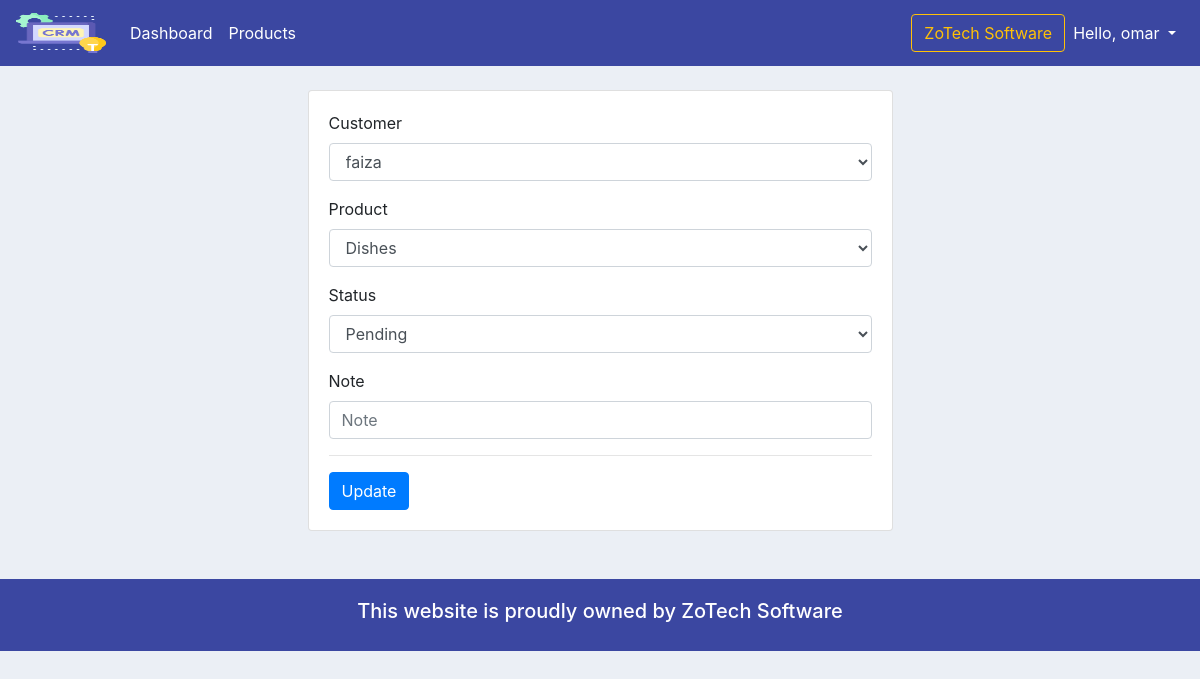
/update_order/8/ (signed in), run on the app's committed database.
### accounts/models.py (models this page shows, shortened)
class Order(models.Model):
    STATUS = (
        ('Pending', 'Pending'),
        ('Out for delivery', 'Out for delivery'),
        ('Delivered', 'Delivered'),
    )
    customer = models.ForeignKey(Customer, null=True, on_delete=models.SET_NULL) # one to many relationships
    product = models.ForeignKey(Product, null=True, on_delete=models.SET_NULL) # one to many relationships
    date_created = models.DateTimeField(auto_now_add=True, null=True)
    status = models.CharField(max_length=200, null=True, choices=STATUS)
    note = models.CharField(max_length=1000, null=True) # for custom Search

### accounts/decorators.py (the view)
        def wrapper_func(request, *args, **kwargs):
            group = None
            if request.user.groups.exists():
                group = request.user.groups.all()[0].name # index it first one by [0]
            if group in allowed_roles:     # [] admin/staff/customer what ever it is.
                return view_func(request, *args, **kwargs)
            else:
                return HttpResponse('You are not authorized to view this page')

### accounts/forms.py
class OrderForm(ModelForm): # name of the model and Form. and inherit from ModelForm.
    class Meta:
        model = Order # which model
        fields = '__all__' # which fields i will allow - ['customer', 'product']. but i take here all.

### accounts/models.py (called while the page is built)
    def __str__(self):
        return self.name

    def __str__(self):
        return self.name

### accounts/views.py (called while the page is built)
@login_required(login_url='login')
@allowed_users(allowed_roles=['admin']) # we can add more like - ['admin', 'staff', etc]
def updateOrder(request, pk):
    order = Order.objects.get(id=pk)
    form = OrderForm(instance=order) # to get pre-field form
    if request.method == 'POST':
        form = OrderForm(request.POST, instance=order) # Update (instance) and Post
        if form.is_valid():
            form.save()
            return redirect('home')
    context = {'form':form}
    return render(request, 'accounts/update_order_form.html', context)

### accounts/templates/accounts/update_order_form.html (shortened to what this page needs)
{% extends 'accounts/main.html' %}
{% load bootstrap4 %}
{% load static %}
{% block content %}
<br>
<div class="row">
    <div class="col-md-3"></div>
    <div class="col-md-6">
        <div class="card card-body">
            <form action="" method="POST">
                {% bootstrap_form form %}
                <hr>
                <input type="submit" class="btn btn-primary" value="Update">
            </form>
        </div>
    </div>
</div>
{% endblock %}

### accounts/templates/accounts/navbar.html (shortened to what this page needs)
{% load static %}
{% load qr_code %}
<nav class="navbar navbar-expand-lg navbar-dark" style="background-color: #3B47A1;">
  <a class="navbar-brand" href="{% url 'home' %}">
    <img src="{% static 'images/logo.png' %}" width="90" height="40" alt="">
  </a>
  <div class="collapse navbar-collapse" id="navbarSupportedContent">
    <ul class="navbar-nav mr-auto">
      {% if request.user.is_staff %}
      <li class="nav-item active">
        <a class="nav-link" href="{% url 'home' %}">Dashboard</a>
      </li>
      <li class="nav-item active">
        <a class="nav-link" href="{% url 'products' %}">Products</a>
      </li>
      {% else %}
      <li class="nav-item active">
        <a class="nav-link" href="{% url 'account' %}">Settings</a>
      </li>
      {% endif %}
    </ul>
    <button type="button" class="btn btn-outline-warning my-2 my-sm-0" data-toggle="modal" data-target="#myModal">ZoTech
      Software </button>
    <ul class="navbar-nav">
      <li class="nav-item dropdown">
        <a class="nav-link dropdown-toggle" href="#" id="navbarDropdown" role="button" data-toggle="dropdown"
          aria-haspopup="true" aria-expanded="false" style="color: #fff;">
          Hello, {{request.user}}
        </a>
      </li>
    </ul>
  </div>
</nav>

### static/css/main.css (style rules this page uses)
body { background-color: #ebeff5; }

### data on the page
Order: customer "faiza", product "Dishes", status "Pending"

### other printed values
{{ request.user }} "omar"
